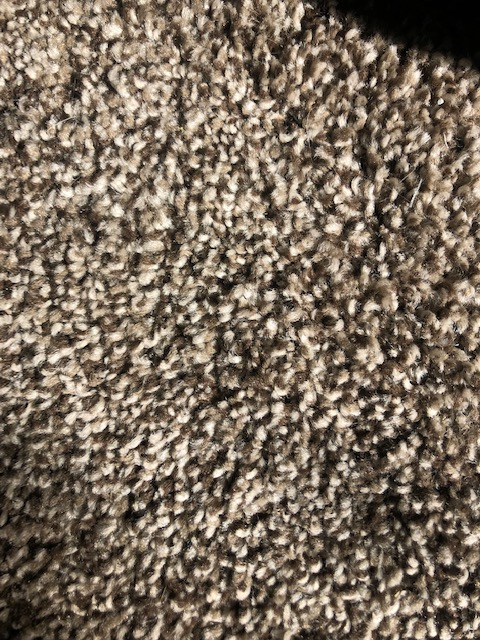
#> input picture utils/generate_shapes/object_textures/IMG_4080.jpg, 480 x 640 px; its folder holds only this picture in this run
$ python generateRandomShapes.py
#> lines starting #> are read from the running program, lines starting #| are printed output that depends on the picture; after the words box and inside, x2 and y2 are one past the last pixel; in counts of white or black regions, pixels touching at a corner belong together
#> further down, background is the input picture: shape (640, 480, 3); mean B, G, R 93.8, 109.3, 123.3
import matplotlib.pyplot as plt
import numpy as np
from skimage.draw import random_shapes
import cv2
import os
import random

# looks or pixels in a certain range of color and returns a mask
def black_mask_return_mask(img):

    # Color range for black
    keepl = np.array([255, 230, 230])
    keeph = np.array([255, 255, 255])
    keep_mask = cv2.inRange(img, keepl, keeph)

    # Returns an image where all the pixels that were light blue are now all white
    return keep_mask


def black_to_image(blacked_img_og, background_image):


    # makes a copy of the blacked image
    blacked_img = blacked_img_og.copy()
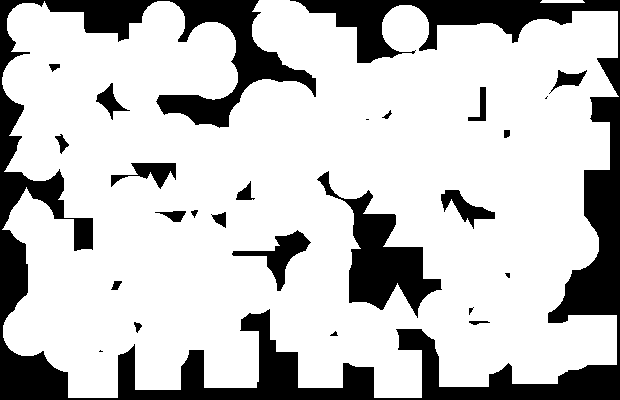
#> blacked_img: shape (400, 620, 3); 76.8% white; 25 black regions (5 under 20 px), largest, box (x1, y1, x2, y2) and area: (0, 0, 620, 400) 46653, (317, 171, 442, 318) 6010, (232, 230, 311, 291) 1334

    # gets dimensions of the blacked_image
    height, width, channels = blacked_img.shape
#> height = 400; width = 620; channels = 3

    # resize the background image to match the blacked out image
    background_image = cv2.resize(background_image, (width, height))
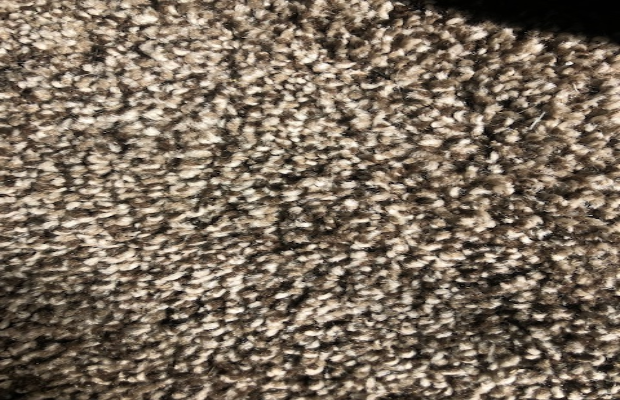
#> background_image: shape (400, 620, 3); mean of channels 0, 1, 2 93.7, 109.2, 123.2; drawn as B, G, R


    # get all the blacked pixels
    blk_mask = black_mask_return_mask(blacked_img)

    # all pixels that were not black are going to have the blacked out image on them
    blacked_img[blk_mask != 0] = [0, 0, 0] # possibly useless
#> blacked_img: shape (400, 620, 3); every value is 0

    # all pixels that were black are going to have the background image on them
    background_image[blk_mask == 0] = [0, 0, 0]
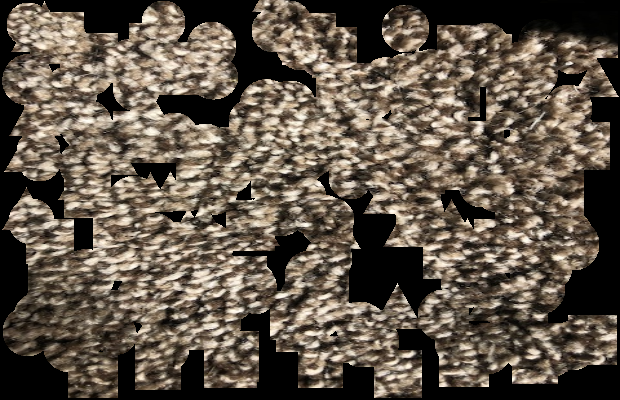
#> background_image: shape (400, 620, 3); mean of channels 0, 1, 2 73.2, 85.2, 96; drawn as B, G, R

    # add the two together
    img = background_image + blacked_img


    return img


def getBackgroundPaths(basePath):

    if not basePath.endswith("/"):

        basePath += "/"

    backgrounds = []

    for path in  os.listdir(basePath):

        backgrounds.append(basePath + path)

    return backgrounds

def getRandBackground(backgrounds):

    index = random.randint(0, len(backgrounds) -1)

    return backgrounds[index]

backgrounds = getBackgroundPaths("./object_textures/")


for i in range(1000):

#> (the run stopped early here; a loop or call above may not have finished)
